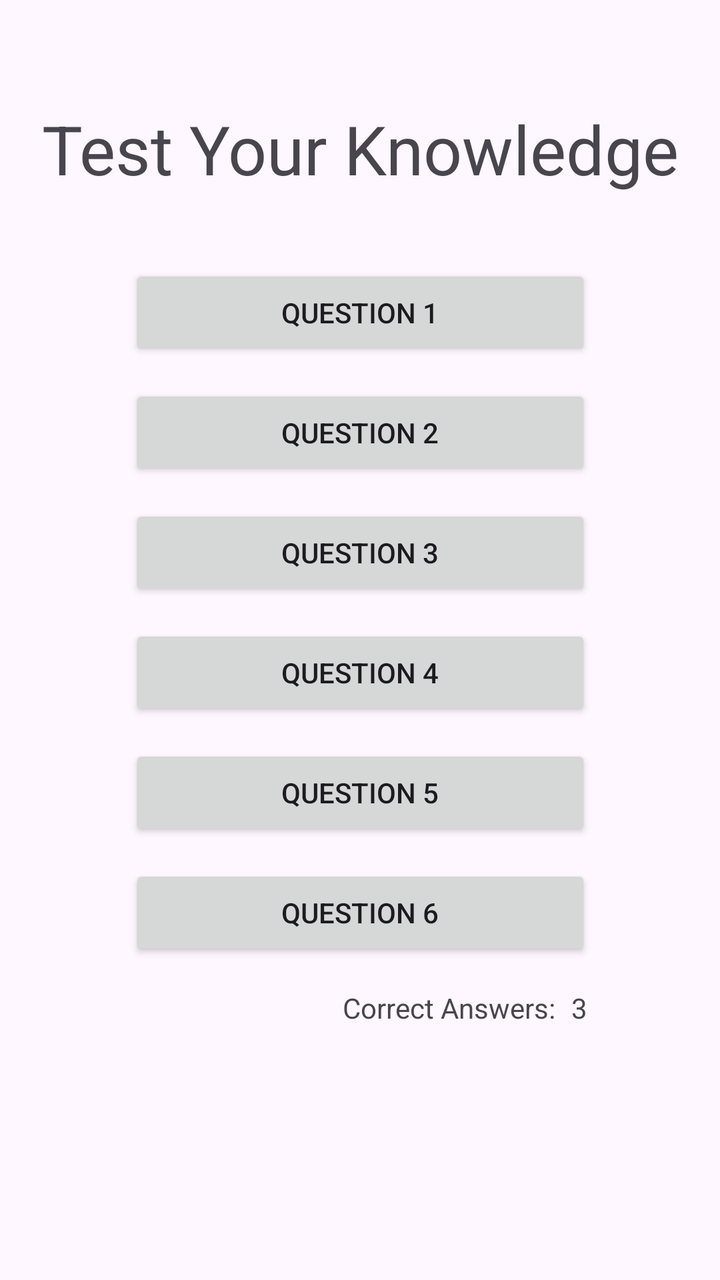
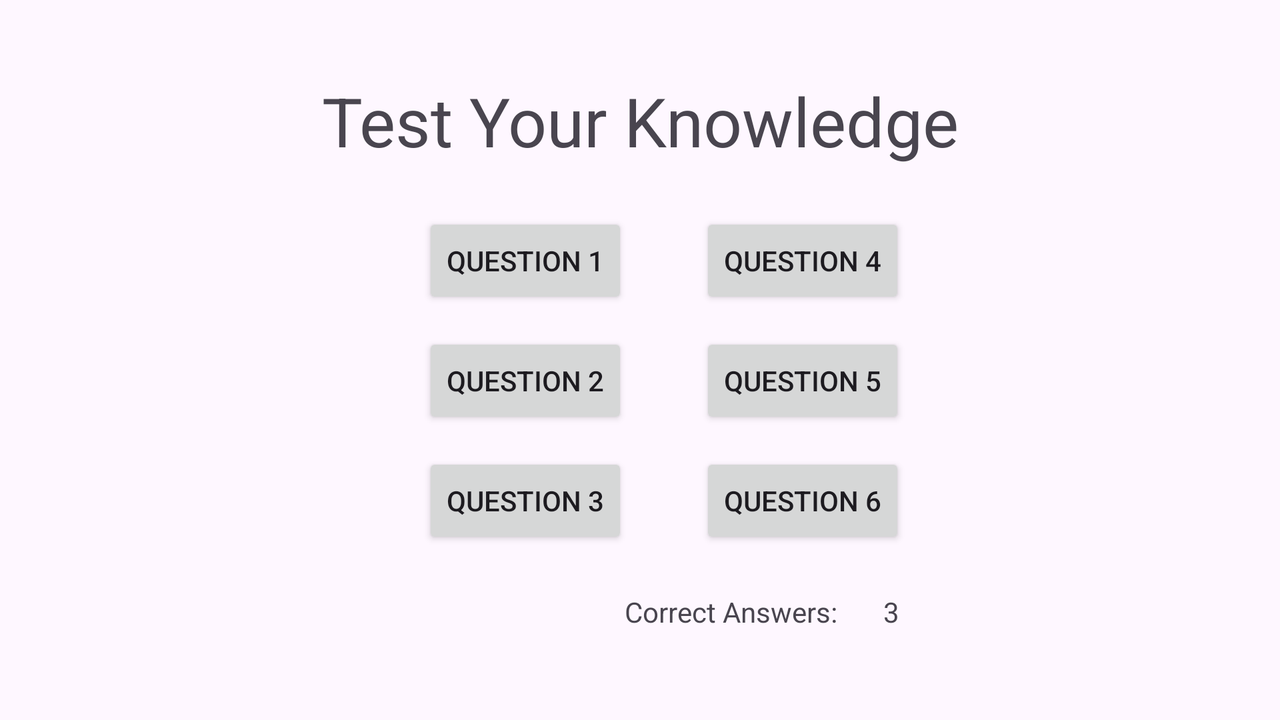

Two renders of one Android screen. The first uses the default layout on a phone; the second uses the alternative layout the repository ships for a different screen configuration, on a matching device. The two XML files are below.
<!-- AndroidManifest.xml: application theme Theme.QuizApp2025 -->
<!-- res/layout/activity_main.xml -->
<?xml version="1.0" encoding="utf-8"?>
<androidx.constraintlayout.widget.ConstraintLayout xmlns:android="http://schemas.android.com/apk/res/android"
    xmlns:app="http://schemas.android.com/apk/res-auto"
    xmlns:tools="http://schemas.android.com/tools"
    android:id="@+id/main"
    android:layout_width="match_parent"
    android:layout_height="match_parent"
    tools:context=".MainActivity">

    <TextView
        android:id="@+id/tv_title"
        android:layout_width="wrap_content"
        android:layout_height="wrap_content"
        android:text="@string/str_test_your_knowledge"
        android:textSize="34sp"
        app:layout_constraintBottom_toBottomOf="parent"
        app:layout_constraintEnd_toEndOf="parent"
        app:layout_constraintStart_toStartOf="parent"
        app:layout_constraintTop_toTopOf="parent"
        app:layout_constraintVertical_bias="0.087" />

    <LinearLayout
        android:id="@+id/linearLayout"
        android:layout_width="243dp"
        android:layout_height="wrap_content"
        android:layout_marginStart="24dp"
        android:layout_marginEnd="24dp"
        android:orientation="vertical"
        app:layout_constraintBottom_toBottomOf="parent"
        app:layout_constraintEnd_toEndOf="parent"
        app:layout_constraintStart_toStartOf="parent"
        app:layout_constraintTop_toBottomOf="@+id/tv_title"
        app:layout_constraintVertical_bias="0.16000003">

        <Button
            android:id="@+id/btn_question1"
            android:layout_width="match_parent"
            android:layout_height="wrap_content"
            android:layout_margin="6dp"
            android:lineSpacingExtra="12sp"
            android:onClick="btn1_clicked"
            android:paddingTop="12dp"
            android:paddingBottom="12dp"
            android:text="@string/str_question1" />

        <Button
            android:id="@+id/btn_question2"
            android:layout_width="match_parent"
            android:layout_height="wrap_content"
            android:layout_margin="6dp"
            android:lineSpacingExtra="12sp"
            android:paddingTop="12dp"
            android:paddingBottom="12dp"
            android:text="@string/str_question2" />

        <Button
            android:id="@+id/btn_question3"
            android:layout_width="match_parent"
            android:layout_height="wrap_content"
            android:layout_margin="6dp"
            android:lineSpacingExtra="12sp"
            android:paddingTop="12dp"
            android:paddingBottom="12dp"
            android:text="@string/str_question3" />

        <Button
            android:id="@+id/btn_question4"
            android:layout_width="match_parent"
            android:layout_height="wrap_content"
            android:layout_margin="6dp"
            android:lineSpacingExtra="12sp"
            android:paddingTop="12dp"
            android:paddingBottom="12dp"
            android:text="@string/str_question4" />

        <Button
            android:id="@+id/btn_question5"
            android:layout_width="match_parent"
            android:layout_height="wrap_content"
            android:layout_margin="6dp"
            android:lineSpacingExtra="12sp"
            android:paddingTop="12dp"
            android:paddingBottom="12dp"
            android:text="@string/str_question5" />

        <Button
            android:id="@+id/btn_question6"
            android:layout_width="match_parent"
            android:layout_height="wrap_content"
            android:layout_margin="6dp"
            android:lineSpacingExtra="12sp"
            android:paddingTop="12dp"
            android:paddingBottom="12dp"
            android:text="@string/str_question6" />
    </LinearLayout>

    <LinearLayout
        android:layout_width="wrap_content"
        android:layout_height="wrap_content"
        android:orientation="horizontal"
        app:layout_constraintBottom_toBottomOf="parent"
        app:layout_constraintEnd_toEndOf="@+id/linearLayout"
        app:layout_constraintTop_toBottomOf="@+id/linearLayout"
        app:layout_constraintVertical_bias="0.060000002">

        <TextView
            android:id="@+id/tv_correctanswers"
            android:layout_width="wrap_content"
            android:layout_height="match_parent"
            android:layout_weight="1"
            android:text="@string/str_correct_answers" />

        <TextView
            android:id="@+id/tv_score"
            android:layout_width="wrap_content"
            android:layout_height="wrap_content"
            android:layout_weight="1"
            android:paddingLeft="8dp"
            android:paddingRight="8dp"
            android:text="3"
            tools:ignore="HardcodedText" />
    </LinearLayout>

</androidx.constraintlayout.widget.ConstraintLayout>
<!-- resources referenced by this layout -->
<resources>
  <string name="str_correct_answers">Correct Answers:</string>
  <string name="str_question1">Question 1</string>
  <string name="str_question2">Question 2</string>
  <string name="str_question3">Question 3</string>
  <string name="str_question4">Question 4</string>
  <string name="str_question5">Question 5</string>
  <string name="str_question6">Question 6</string>
  <string name="str_test_your_knowledge">Test Your Knowledge</string>
  <style name="Theme.QuizApp2025" parent="Base.Theme.QuizApp2025" />
  <style name="Base.Theme.QuizApp2025" parent="Theme.Material3.DayNight.NoActionBar">
          
          
      </style>
</resources>
<!-- res/layout-land/activity_main.xml (the author's variant of the layout above) -->
<!-- drawn on the phone turned sideways -->
<?xml version="1.0" encoding="utf-8"?>
<androidx.constraintlayout.widget.ConstraintLayout xmlns:android="http://schemas.android.com/apk/res/android"
    xmlns:app="http://schemas.android.com/apk/res-auto"
    xmlns:tools="http://schemas.android.com/tools"
    android:id="@+id/main"
    android:layout_width="match_parent"
    android:layout_height="match_parent"
    tools:context=".MainActivity">

    <TextView
        android:id="@+id/tv_title"
        android:layout_width="wrap_content"
        android:layout_height="wrap_content"
        android:text="@string/str_test_your_knowledge"
        android:textSize="34sp"
        app:layout_constraintBottom_toBottomOf="parent"
        app:layout_constraintEnd_toEndOf="parent"
        app:layout_constraintStart_toStartOf="parent"
        app:layout_constraintTop_toTopOf="parent"
        app:layout_constraintVertical_bias="0.120000005" />

    <LinearLayout
        android:id="@+id/linearLayout3"
        android:layout_width="wrap_content"
        android:layout_height="wrap_content"
        android:orientation="horizontal"
        app:layout_constraintBottom_toBottomOf="parent"
        app:layout_constraintEnd_toEndOf="parent"
        app:layout_constraintStart_toStartOf="parent"
        app:layout_constraintTop_toBottomOf="@+id/tv_title"
        app:layout_constraintVertical_bias="0.18">

        <LinearLayout
            android:id="@+id/linearLayout"
            android:layout_width="match_parent"
            android:layout_height="wrap_content"
            android:layout_marginStart="24dp"
            android:layout_marginEnd="24dp"
            android:orientation="vertical">

            <Button
                android:id="@+id/btn_question1"
                android:layout_width="match_parent"
                android:layout_height="wrap_content"
                android:layout_margin="6dp"
                android:lineSpacingExtra="12sp"
                android:paddingTop="12dp"
                android:paddingBottom="12dp"
                android:text="@string/str_question1" />

            <Button
                android:id="@+id/btn_question2"
                android:layout_width="match_parent"
                android:layout_height="wrap_content"
                android:layout_margin="6dp"
                android:lineSpacingExtra="12sp"
                android:paddingTop="12dp"
                android:paddingBottom="12dp"
                android:text="@string/str_question2" />

            <Button
                android:id="@+id/btn_question3"
                android:layout_width="match_parent"
                android:layout_height="wrap_content"
                android:layout_margin="6dp"
                android:lineSpacingExtra="12sp"
                android:paddingTop="12dp"
                android:paddingBottom="12dp"
                android:text="@string/str_question3" />

        </LinearLayout>

        <LinearLayout
            android:layout_width="wrap_content"
            android:layout_height="match_parent"
            android:orientation="vertical">

            <Button
                android:id="@+id/btn_question4"
                android:layout_width="match_parent"
                android:layout_height="wrap_content"
                android:layout_margin="6dp"
                android:lineSpacingExtra="12sp"
                android:paddingTop="12dp"
                android:paddingBottom="12dp"
                android:text="@string/str_question4" />

            <Button
                android:id="@+id/btn_question5"
                android:layout_width="match_parent"
                android:layout_height="wrap_content"
                android:layout_margin="6dp"
                android:lineSpacingExtra="12sp"
                android:paddingTop="12dp"
                android:paddingBottom="12dp"
                android:text="@string/str_question5" />

            <Button
                android:id="@+id/btn_question6"
                android:layout_width="match_parent"
                android:layout_height="wrap_content"
                android:layout_margin="6dp"
                android:lineSpacingExtra="12sp"
                android:paddingTop="12dp"
                android:paddingBottom="12dp"
                android:text="@string/str_question6" />

        </LinearLayout>

    </LinearLayout>

    <LinearLayout
        android:id="@+id/linearLayout2"
        android:layout_width="wrap_content"
        android:layout_height="wrap_content"
        android:layout_marginTop="16dp"
        app:layout_constraintEnd_toEndOf="@+id/linearLayout3"
        app:layout_constraintTop_toBottomOf="@+id/linearLayout3">

        <TextView
            android:id="@+id/tv_correctanswers"
            android:layout_width="wrap_content"
            android:layout_height="wrap_content"
            android:layout_marginEnd="15dp"
            android:text="@string/str_correct_answers" />

        <TextView
            android:id="@+id/tv_score"
            android:layout_width="wrap_content"
            android:layout_height="wrap_content"
            android:layout_marginEnd="1dp"
            android:paddingLeft="8dp"
            android:paddingRight="8dp"
            android:text="3"
            tools:ignore="HardcodedText" />
    </LinearLayout>

</androidx.constraintlayout.widget.ConstraintLayout>
